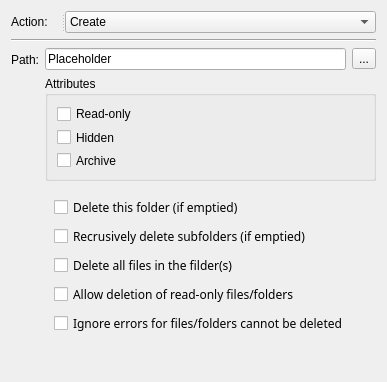
<?xml version="1.0" encoding="UTF-8"?>
<ui version="4.0">
 <class>FoldersWidget</class>
 <widget class="QWidget" name="FoldersWidget">
  <property name="geometry">
   <rect>
    <x>0</x>
    <y>0</y>
    <width>387</width>
    <height>382</height>
   </rect>
  </property>
  <property name="windowTitle">
   <string>Form</string>
  </property>
  <layout class="QGridLayout" name="gridLayout_2">
   <item row="1" column="0">
    <widget class="Line" name="line">
     <property name="font">
      <font>
       <pointsize>9</pointsize>
      </font>
     </property>
     <property name="orientation">
      <enum>Qt::Horizontal</enum>
     </property>
    </widget>
   </item>
   <item row="0" column="0">
    <widget class="QSplitter" name="splitter">
     <property name="orientation">
      <enum>Qt::Horizontal</enum>
     </property>
     <widget class="QLabel" name="actionLabel">
      <property name="sizePolicy">
       <sizepolicy hsizetype="Preferred" vsizetype="Preferred">
        <horstretch>1</horstretch>
        <verstretch>0</verstretch>
       </sizepolicy>
      </property>
      <property name="font">
       <font>
        <pointsize>9</pointsize>
       </font>
      </property>
      <property name="text">
       <string>Action:</string>
      </property>
     </widget>
     <widget class="QComboBox" name="actionComboBox">
      <property name="sizePolicy">
       <sizepolicy hsizetype="Preferred" vsizetype="Fixed">
        <horstretch>3</horstretch>
        <verstretch>0</verstretch>
       </sizepolicy>
      </property>
      <property name="currentText">
       <string>Create</string>
      </property>
      <item>
       <property name="text">
        <string>Create</string>
       </property>
      </item>
      <item>
       <property name="text">
        <string>Replace</string>
       </property>
      </item>
      <item>
       <property name="text">
        <string>Update</string>
       </property>
      </item>
      <item>
       <property name="text">
        <string>Delete</string>
       </property>
      </item>
     </widget>
    </widget>
   </item>
   <item row="2" column="0">
    <layout class="QFormLayout" name="formLayout">
     <item row="0" column="0">
      <widget class="QLabel" name="pathLabel">
       <property name="font">
        <font>
         <pointsize>9</pointsize>
        </font>
       </property>
       <property name="text">
        <string>Path:</string>
       </property>
      </widget>
     </item>
     <item row="0" column="1">
      <layout class="QGridLayout" name="gridLayout">
       <item row="0" column="0">
        <widget class="QLineEdit" name="pathLineEdit">
         <property name="text">
          <string>Placeholder</string>
         </property>
        </widget>
       </item>
       <item row="1" column="0" colspan="2">
        <widget class="QGroupBox" name="groupBox">
         <property name="sizePolicy">
          <sizepolicy hsizetype="Preferred" vsizetype="Preferred">
           <horstretch>0</horstretch>
           <verstretch>0</verstretch>
          </sizepolicy>
         </property>
         <property name="minimumSize">
          <size>
           <width>0</width>
           <height>105</height>
          </size>
         </property>
         <property name="font">
          <font>
           <pointsize>9</pointsize>
          </font>
         </property>
         <property name="title">
          <string>Attributes</string>
         </property>
         <layout class="QVBoxLayout" name="verticalLayout">
          <item>
           <widget class="QCheckBox" name="readOnly">
            <property name="text">
             <string>Read-only</string>
            </property>
           </widget>
          </item>
          <item>
           <widget class="QCheckBox" name="archive">
            <property name="text">
             <string>Hidden</string>
            </property>
           </widget>
          </item>
          <item>
           <widget class="QCheckBox" name="hidden">
            <property name="text">
             <string>Archive</string>
            </property>
           </widget>
          </item>
         </layout>
        </widget>
       </item>
       <item row="0" column="1">
        <widget class="QToolButton" name="pathToolButton">
         <property name="text">
          <string>...</string>
         </property>
        </widget>
       </item>
      </layout>
     </item>
     <item row="1" column="1">
      <widget class="QWidget" name="settingsWidget" native="true">
       <layout class="QVBoxLayout" name="verticalLayout_2">
        <item>
         <widget class="QCheckBox" name="deleteThisFolder">
          <property name="font">
           <font>
            <family>Sans Serif</family>
            <pointsize>9</pointsize>
            <weight>50</weight>
            <bold>false</bold>
           </font>
          </property>
          <property name="text">
           <string>Delete this folder (if emptied)</string>
          </property>
         </widget>
        </item>
        <item>
         <widget class="QCheckBox" name="recursiveDelete">
          <property name="font">
           <font>
            <family>Sans Serif</family>
            <pointsize>9</pointsize>
            <weight>50</weight>
            <bold>false</bold>
           </font>
          </property>
          <property name="text">
           <string>Recrusively delete subfolders (if emptied)</string>
          </property>
         </widget>
        </item>
        <item>
         <widget class="QCheckBox" name="deleteAllFiles">
          <property name="font">
           <font>
            <family>Sans Serif</family>
            <pointsize>9</pointsize>
            <weight>50</weight>
            <bold>false</bold>
           </font>
          </property>
          <property name="text">
           <string>Delete all files in the filder(s)</string>
          </property>
         </widget>
        </item>
        <item>
         <widget class="QCheckBox" name="allowDeletionOfReadOnly">
          <property name="font">
           <font>
            <family>Sans Serif</family>
            <pointsize>9</pointsize>
            <weight>50</weight>
            <bold>false</bold>
           </font>
          </property>
          <property name="text">
           <string>Allow deletion of read-only files/folders</string>
          </property>
         </widget>
        </item>
        <item>
         <widget class="QCheckBox" name="ignoreErrors">
          <property name="font">
           <font>
            <family>Sans Serif</family>
            <pointsize>9</pointsize>
            <weight>50</weight>
            <bold>false</bold>
           </font>
          </property>
          <property name="text">
           <string>Ignore errors for files/folders cannot be deleted</string>
          </property>
         </widget>
        </item>
       </layout>
      </widget>
     </item>
    </layout>
   </item>
   <item row="3" column="0">
    <spacer name="verticalSpacer">
     <property name="orientation">
      <enum>Qt::Vertical</enum>
     </property>
     <property name="sizeHint" stdset="0">
      <size>
       <width>20</width>
       <height>40</height>
      </size>
     </property>
    </spacer>
   </item>
  </layout>
 </widget>
 <resources/>
 <connections/>
</ui>
